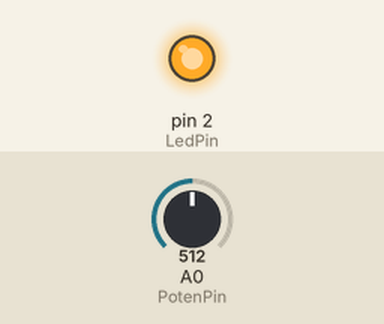
This sketch was run on a simulated Arduino Uno, built with avr-gcc and run on an emulated ATmega328P. Shown: output pins drawn as LEDs (lit = HIGH). The test bench sets the inputs (shaded band); at power-on: A0 (PotenPin) = 512.

Above: at 1.2 s.
1.3 s: A0 (PotenPin) set to 503
At 1.9 s:
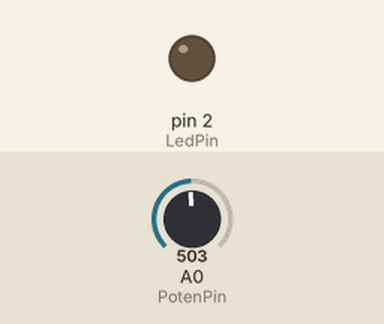
2.8 s: A0 (PotenPin) set to 716
At 4.0 s:
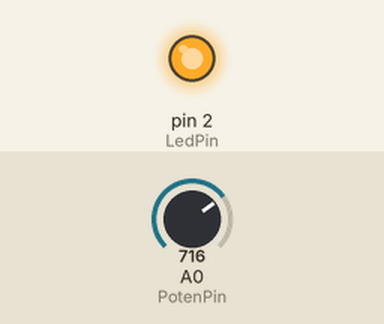
4.3 s: A0 (PotenPin) set to 511
At 5.2 s:
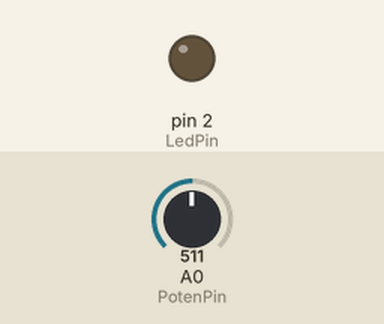
Timing chart, 0 to 7.3 s (numbered marks = the images above; inputs shaded):
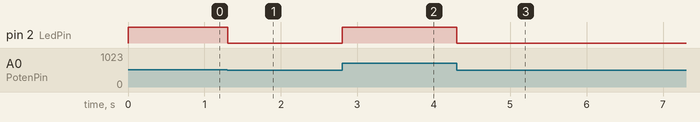

Measured:
- the behaviour switches between 512 and 511 on A0 (PotenPin) (found by bisection; images 0 and 1)
- after the input at 1.3 s, pin 2 (LedPin): HIGH → LOW at once
- after the input at 2.8 s, pin 2 (LedPin): LOW → HIGH at once
- after the input at 4.3 s, pin 2 (LedPin): HIGH → LOW at once

The sketch:

BasicPotentiometer.ino
```cpp
/*
  Basic Potentiometer
  Scheme contains potentiometer and LED
  1. Arduino reading from potentiometer (value from 0 to 1024)
  2. dividing by 4 (get value from 0 to 255)
  3. sending result to LED
  As the result LED brightness depends on potentiometer position

  Potentiometer is attached to Analog 0 (A)
  LED is attached to Pin 2

*/

#define PotenPin A0
#define LedPin 2

void setup() {
  pinMode(PotenPin, INPUT);
  pinMode(LedPin, OUTPUT);
}

void loop() {
  analogWrite(LedPin,
                  analogRead(PotenPin)/4);
  delay(10);
}
```
